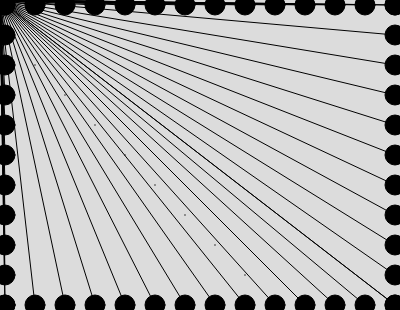
Frame 1 (no input)
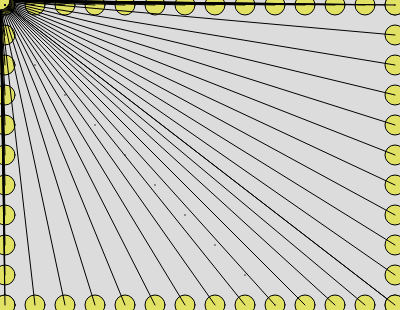
Frame 60 (no input)
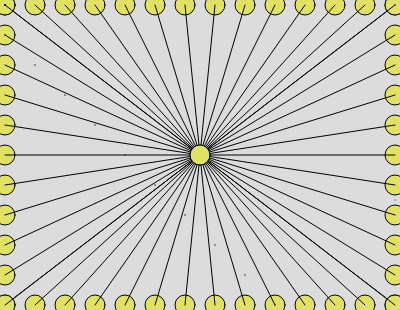
Frame 120 (the mouse pressed at the canvas centre since frame 60)

The p5.js sketch that drew these frames (run headless with seeded random() and noise() and a simulated clock; from frame 60 on, the mouse is pressed at the canvas centre):

// p5.js sketch
// ── sketch.js
//  Drawing with loops 1
// Yurui
// February 27, 2024
// Using Loops + Arrays to create some visualizations

//Global Variables
let xPos, yPos // declaration only...


function setup(){
    createCanvas(400, 310);
    xPos = []; yPos = [];
    // xPos = [width*0.05, width*0.95,width*0.05,width*0.95];
    // yPos = [height*0.05,height*0.05,height*0.95,height*0.95]
    squareIt();
}

// function initWithLoops(){
//     //lay down some initial circles, but using loops to do so
//     for (let x = 10; x<width; x+= 20){
//         xPos.push(x);
//         yPos.push(height/2);
//     }
// }

function squareIt(){
    //lay down some initial circles, but using loops to do so
    for (let x = 5; x<width+10; x+= 30){
        xPos.push(x);
        yPos.push(5);
    }

    for (let y = 5; y<height+10; y+= 30){
        xPos.push(5);
        yPos.push(y);
    }

    for (let y = 5; y<height+10; y+= 30){
        xPos.push(395);
        yPos.push(y);
    }

    for (let x = 5; x<width+10; x+= 30){
        xPos.push(x);
        yPos.push(305);
        fill(0, 0, 0);
    }
}

function draw(){
    background(220);
    cornersAndMouseLoop();
    for(let i = 0; i < xPos.length; i++){
        fill(225,225,100);
        triangle(xPos[i], xPos[i+1], mouseX);
    }
}

function mousePressed(){
    //this calls automatically on a mousePress
    xPos.push(mouseX);
    yPos.push(mouseY);
}

function cornersAndMouseLoop(){
    // a hopefully slightly more elegant version...
    let i = 0;
    while(i < xPos.length){
        let x = xPos[i];
        let y = yPos[i];
        circle(x,y,20);
        line(x,y,mouseX,mouseY);
        i++;
    }
    circle(mouseX, mouseY, 20);
}

function cornersAndMouse(){
    // draw some circles near each of the four corners
    // and connect some lines from there to the mouse position
    fill(255);
    circle(width*0.05, height*0.05, 20);
    circle(width*0.95, height*0.05, 20);
    circle(width*0.05, height*0.95, 20);
    circle(width*0.95, height*0.95, 20);
    circle(mouseX, mouseY, 20);
    //lines
    line(width*0.05, height*0.05, mouseX, mouseY);
    line(width*0.95, height*0.05, mouseX, mouseY);
    line(width*0.05, height*0.95, mouseX, mouseY);
    line(width*0.95, height*0.95, mouseX, mouseY);
}
